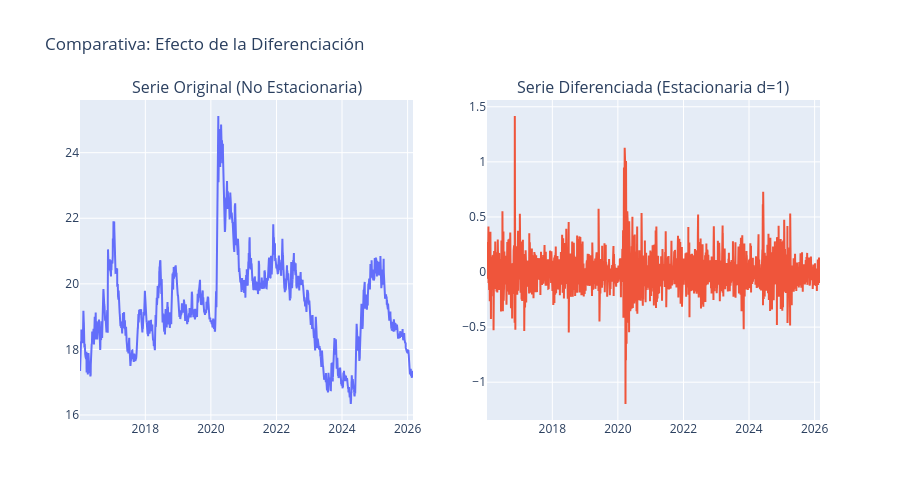

This figure's notebook cell:
### Markdown cell above
<h2 style="color:#1f77b4;">Análisis para el (p,d,q) y (P,D,Q,s)</h2>

### Code cell
def check_stationarity(series, title="Serie Original"):
    result = adfuller(series.dropna())
    print(f'ADF Test: {title}')
    print(f'Estadístico ADF: {result[0]:.4f}')
    print(f'p-value: {result[1]:.4f}')
    is_stationary = result[1] < 0.05
    print(f"¿Es estacionaria? {'SÍ' if is_stationary else 'NO'}\n")
    return is_stationary

# 1. Revisamos la serie original
check_stationarity(df['dato'], "Nivel Original")

# 2. Aplicamos Primera Diferencia (d=1)
df_diff = df['dato'].diff()

# 3. Revisamos la serie diferenciada
check_stationarity(df_diff, "Primera Diferencia (d=1)")

# Creamos una figura con 2 columnas (Subplots)
fig = make_subplots(
    rows=1, cols=2,
    subplot_titles=("Serie Original (No Estacionaria)", "Serie Diferenciada (Estacionaria d=1)")
)

# Gráfico 1: Serie Original
fig.add_trace(
    go.Scatter(x=df.index, y=df['dato'], name='Original'),
    row=1, col=1
)

# Gráfico 2: Serie Diferenciada
fig.add_trace(
    go.Scatter(x=df_diff.index, y=df_diff, name='Diferenciada'),
    row=1, col=2
)

# Ajustes de diseño
fig.update_layout(
    title_text="Comparativa: Efecto de la Diferenciación",
    showlegend=False, # Ocultamos leyenda
    height=500
)

fig.show()

### Figure 1 — Plotly figure (JSON) as saved in the notebook; plotly's stock layout.template omitted (floating-point values rounded to 4 significant figures; data arrays with more than 128 entries replaced by an {"elided": "..."} marker saying what was removed)
{"data": [{"name": "Original", "type": "scatter", "x": {"elided": "2556 str values"}, "xaxis": "x", "y": {"elided": "2556 float values"}, "yaxis": "y"}, {"name": "Diferenciada", "type": "scatter", "x": {"elided": "2556 str values"}, "xaxis": "x2", "y": {"elided": "2556 float values"}, "yaxis": "y2"}], "layout": {"annotations": [{"font": {"size": 16}, "showarrow": false, "text": "Serie Original (No Estacionaria)", "x": 0.225, "xanchor": "center", "xref": "paper", "y": 1, "yanchor": "bottom", "yref": "paper"}, {"font": {"size": 16}, "showarrow": false, "text": "Serie Diferenciada (Estacionaria d=1)", "x": 0.775, "xanchor": "center", "xref": "paper", "y": 1, "yanchor": "bottom", "yref": "paper"}], "height": 500, "showlegend": false, "title": {"text": "Comparativa: Efecto de la Diferenciación"}, "xaxis": {"anchor": "y", "domain": [0, 0.45]}, "xaxis2": {"anchor": "y2", "domain": [0.55, 1]}, "yaxis": {"anchor": "x", "domain": [0, 1]}, "yaxis2": {"anchor": "x2", "domain": [0, 1]}}}
